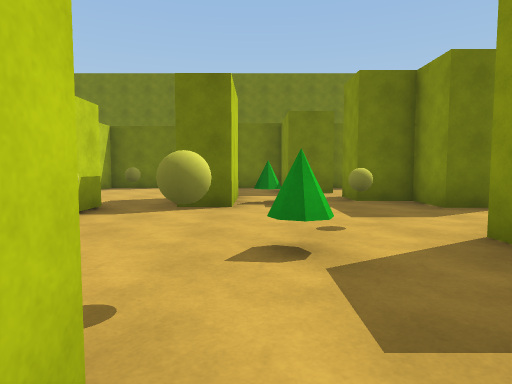
[1] (above)

24 first-person views from a walk through a Unity game level. The camera is 1.2 m above the floor, tilts 4° down and sees 75° across. The floor is counted in squares, 2 m on a side. Each view is taken from the middle of a square. On the plan, view 1 faces up. The plan holds only what a view shows up to about 10 squares ahead; the rest is blank. The player is left out.

[2]
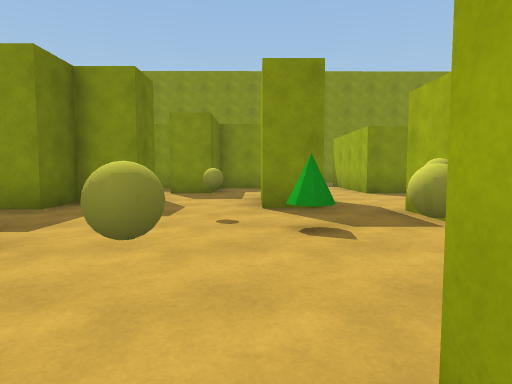

[3]
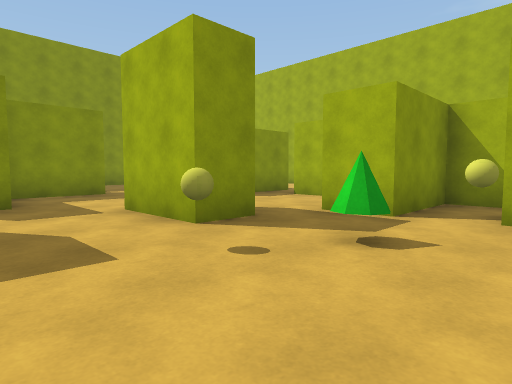

[4]
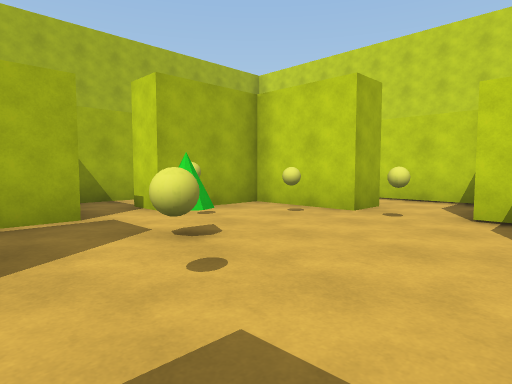

[5]
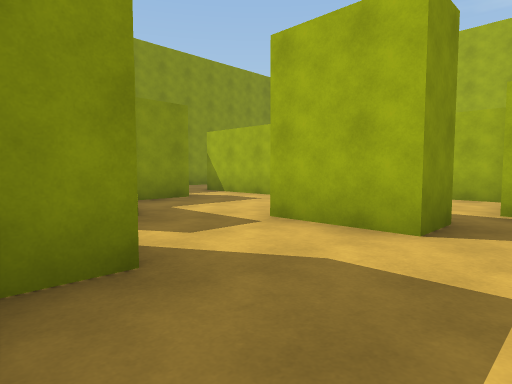

[6]
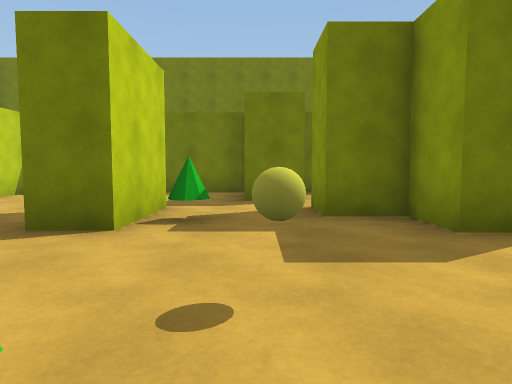

[7]
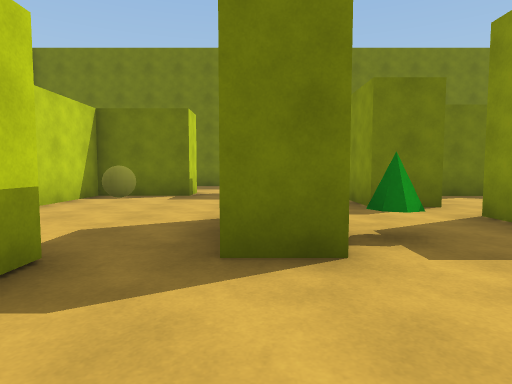

[8]
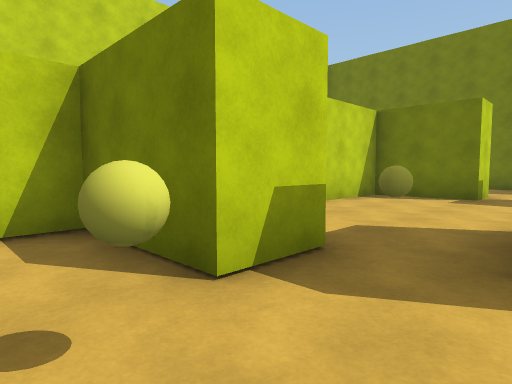

[9]
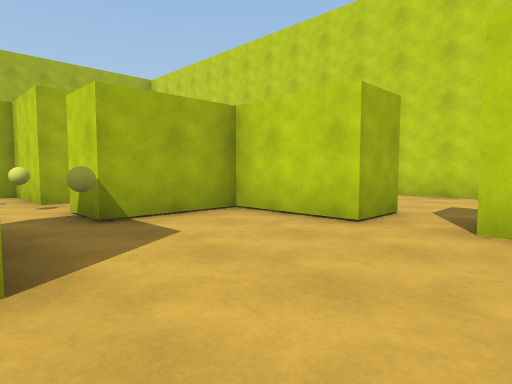

[10]
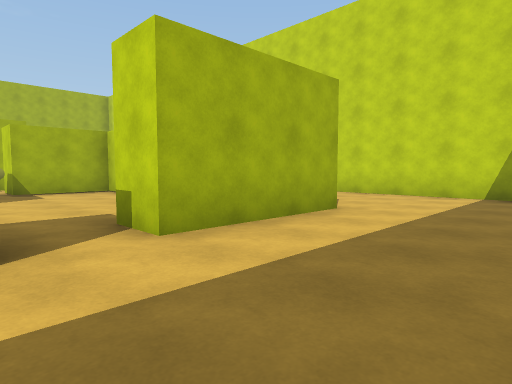

[11]
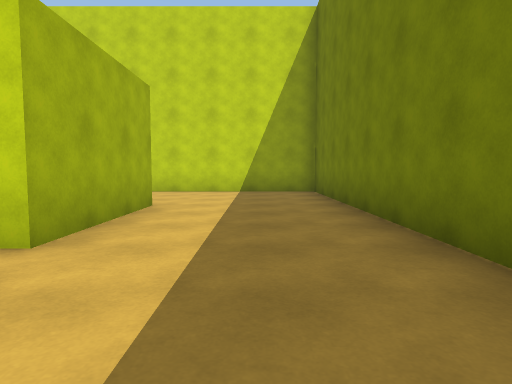

[12]
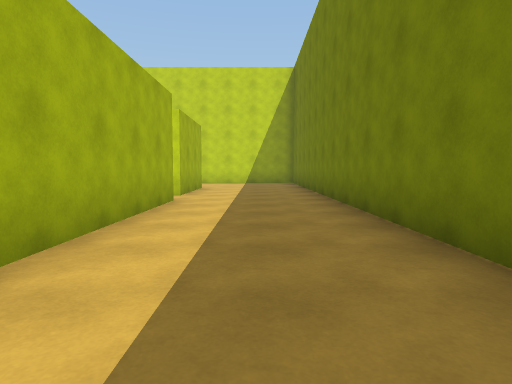

[13]
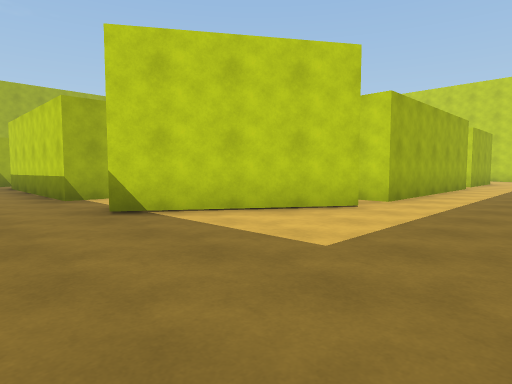

[14]
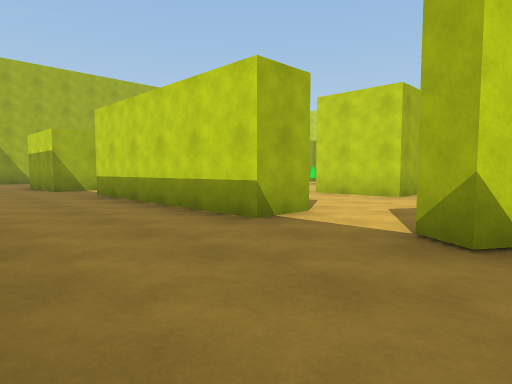

[15]
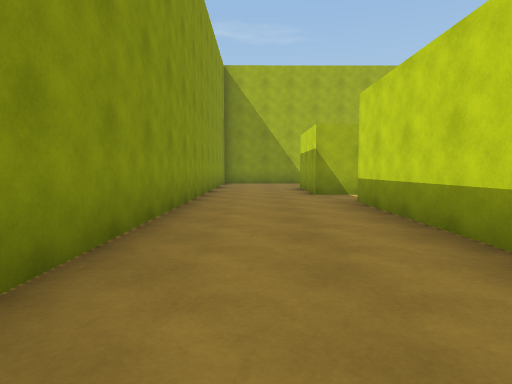

[16]
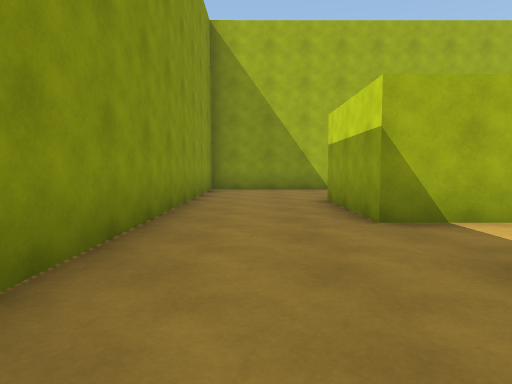

[17]
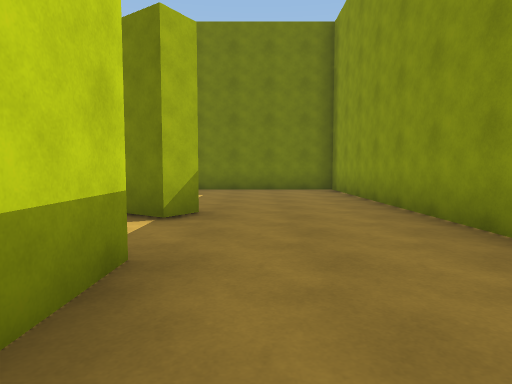

[18]
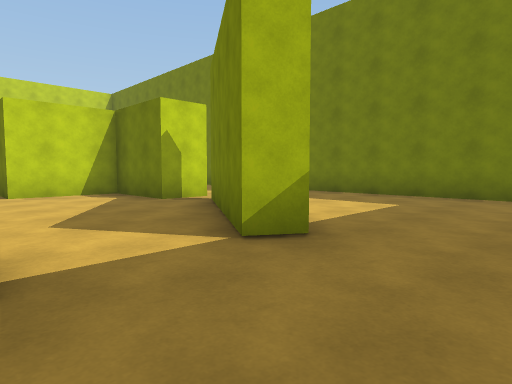

[19]
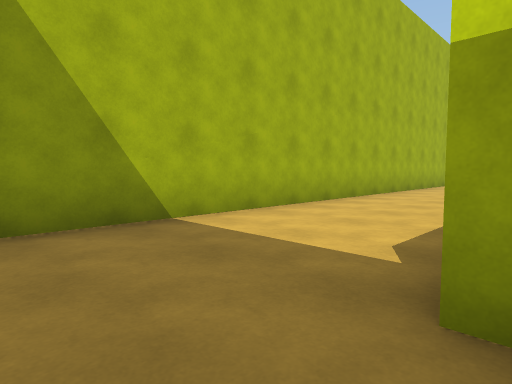

[20]
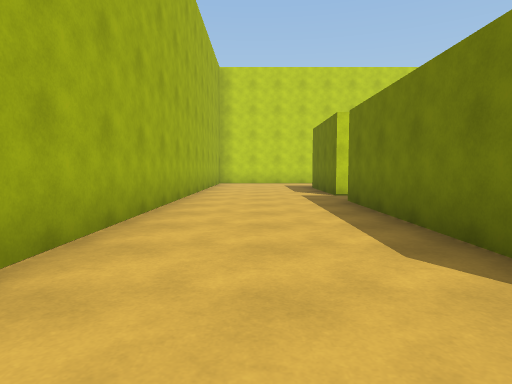

[21]
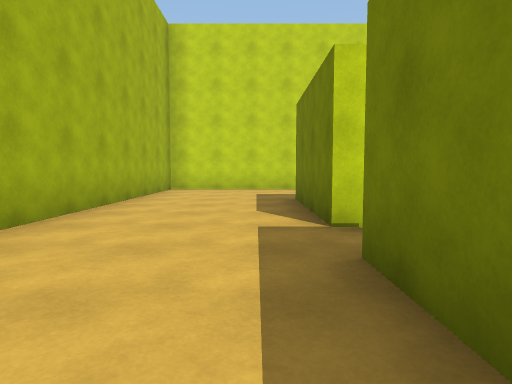

[22]
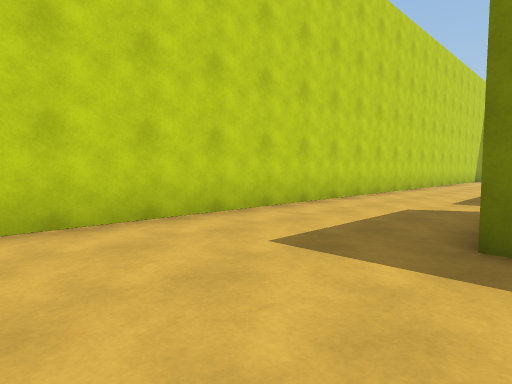

[23]
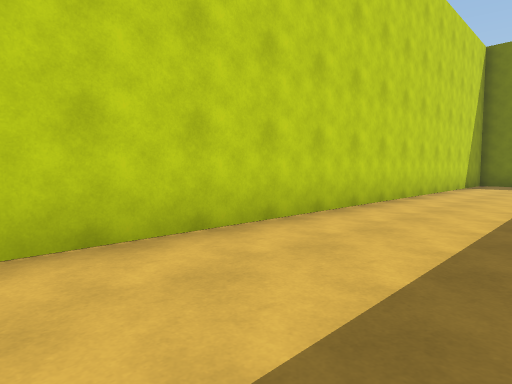

[24]
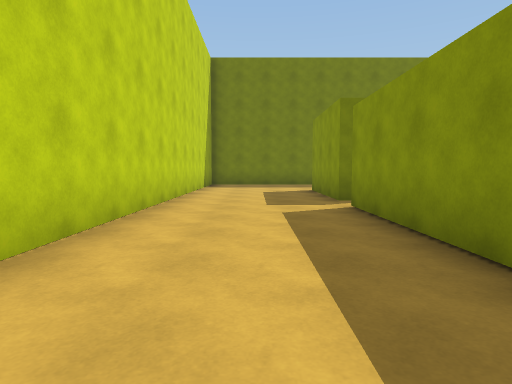

### Floor plan
Key: @ floor where view 1 was taken; # wall or solid block; x gap in a wall; . floor; B yellow ball.
Columns run from 9 left of view 1 to 12 right of it. Each row starts with its distance up from view 1.
 15 #####################
 14 #...................##
 13 #....................#
 12 #....................#
 11 #...###.########.....#
 10 #...#.....##...##....#
  9 #...#.....##....##...#
  8 #....................#
  7 #...#...#..###..##...#
  6 #...#..B#..###.. #...#
  5 #...###.....###  #...#
  4 #...###...B...####...#
  3 #...#..B...##...##...#
  2 #...#.#.BB.# ...##...#
  1 #...  #..............#
  0 #...  ###@#...####...#
 -1 #...    ..#...#  #...#
 -2 #...###.#####x#  #...#
 -3 #....................#
 -4 #....................#
 -5 #....................#
 -6 ######################

Positions as (right, up) in squares from view 1, and headings:
1: (0, 0), facing up
2: (-3, 3), facing right
3: (-1, 5), facing down-right
4: (2, 5), facing down-left
5: (1, 6), facing down-right
6: (1, 2), facing up
7: (-1, 3), facing up
8: (-1, 3), facing up-left
9: (-1, 9), facing down-left
10: (-1, 14), facing down-left
11: (0, 13), facing left
12: (5, 13), facing left
13: (10, 14), facing down-left
14: (11, 10), facing down-left
15: (10, 8), facing down
16: (10, 4), facing down
17: (9, 5), facing up
18: (10, 7), facing up-left
19: (10, -2), facing down-left
20: (5, -4), facing left
21: (1, -3), facing left
22: (-5, -5), facing up-left
23: (-6, 1), facing up-left
24: (-7, 2), facing up
